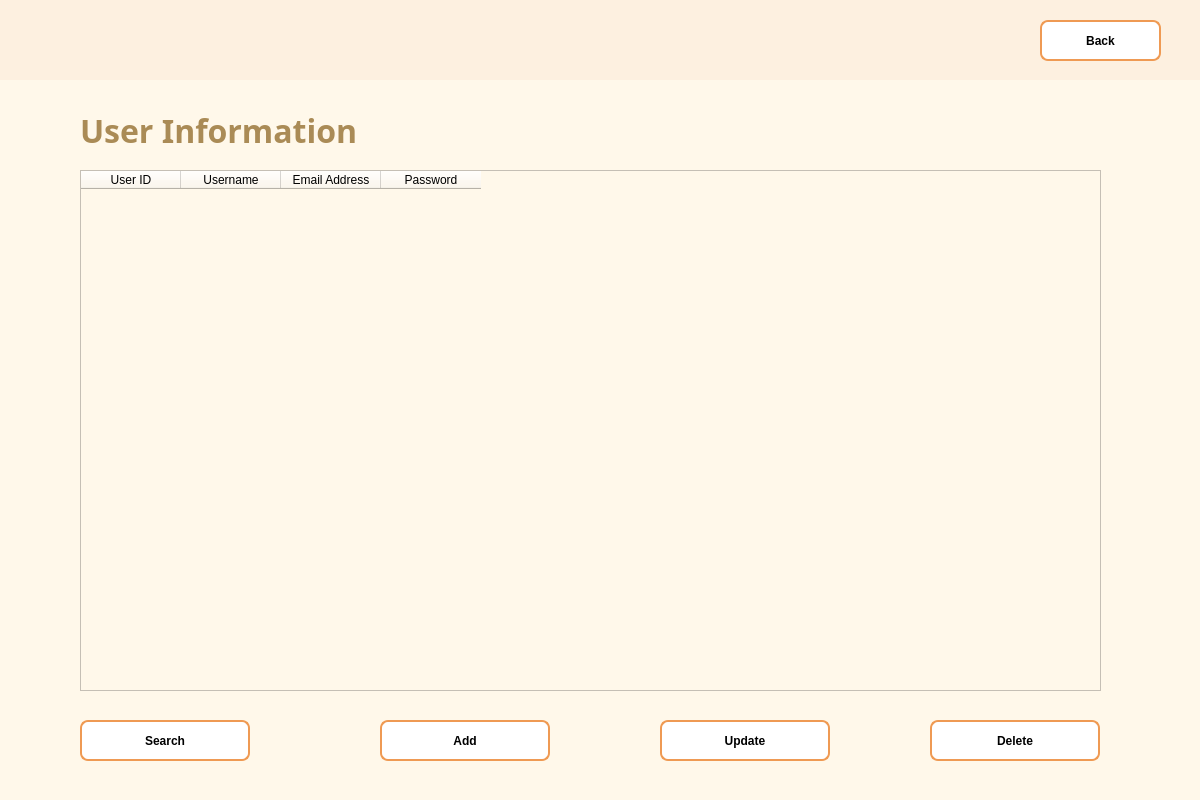
<?xml version="1.0" encoding="UTF-8"?>
<ui version="4.0">
 <class>Dialog</class>
 <widget class="QDialog" name="Dialog">
  <property name="geometry">
   <rect>
    <x>0</x>
    <y>0</y>
    <width>1200</width>
    <height>800</height>
   </rect>
  </property>
  <property name="windowTitle">
   <string>Dialog</string>
  </property>
  <property name="styleSheet">
   <string notr="true">background-color:#FFF8EA</string>
  </property>
  <widget class="QWidget" name="widget" native="true">
   <property name="geometry">
    <rect>
     <x>0</x>
     <y>0</y>
     <width>1200</width>
     <height>80</height>
    </rect>
   </property>
   <property name="styleSheet">
    <string notr="true">background-color: #FDF0E0</string>
   </property>
   <widget class="QPushButton" name="backButton">
    <property name="geometry">
     <rect>
      <x>1040</x>
      <y>20</y>
      <width>121</width>
      <height>41</height>
     </rect>
    </property>
    <property name="font">
     <font>
      <pointsize>9</pointsize>
      <weight>75</weight>
      <bold>true</bold>
     </font>
    </property>
    <property name="cursor">
     <cursorShape>PointingHandCursor</cursorShape>
    </property>
    <property name="styleSheet">
     <string notr="true">QPushButton{
background-color: white;
border-radius: 8px;
border: 2px solid #EF9A53;
}

QPushButton:hover{ 
background-color: #EF9A53;
color: white;
}</string>
    </property>
    <property name="text">
     <string>Back</string>
    </property>
   </widget>
  </widget>
  <widget class="QPushButton" name="deleteButton">
   <property name="geometry">
    <rect>
     <x>930</x>
     <y>720</y>
     <width>170</width>
     <height>41</height>
    </rect>
   </property>
   <property name="font">
    <font>
     <pointsize>9</pointsize>
     <weight>75</weight>
     <bold>true</bold>
    </font>
   </property>
   <property name="cursor">
    <cursorShape>PointingHandCursor</cursorShape>
   </property>
   <property name="styleSheet">
    <string notr="true">QPushButton{
background-color: white;
border-radius: 8px;
border: 2px solid #EF9A53;
}

QPushButton:hover{ 
background-color: #EF9A53;
color: white;
}</string>
   </property>
   <property name="text">
    <string>Delete</string>
   </property>
  </widget>
  <widget class="QPushButton" name="searchButton">
   <property name="geometry">
    <rect>
     <x>80</x>
     <y>720</y>
     <width>170</width>
     <height>41</height>
    </rect>
   </property>
   <property name="font">
    <font>
     <pointsize>9</pointsize>
     <weight>75</weight>
     <bold>true</bold>
    </font>
   </property>
   <property name="cursor">
    <cursorShape>PointingHandCursor</cursorShape>
   </property>
   <property name="styleSheet">
    <string notr="true">QPushButton{
background-color: white;
border-radius: 8px;
border: 2px solid #EF9A53;
}

QPushButton:hover{ 
background-color: #EF9A53;
color: white;
}</string>
   </property>
   <property name="text">
    <string>Search</string>
   </property>
  </widget>
  <widget class="QPushButton" name="addButton">
   <property name="geometry">
    <rect>
     <x>380</x>
     <y>720</y>
     <width>170</width>
     <height>41</height>
    </rect>
   </property>
   <property name="font">
    <font>
     <pointsize>9</pointsize>
     <weight>75</weight>
     <bold>true</bold>
    </font>
   </property>
   <property name="cursor">
    <cursorShape>PointingHandCursor</cursorShape>
   </property>
   <property name="styleSheet">
    <string notr="true">QPushButton{
background-color: white;
border-radius: 8px;
border: 2px solid #EF9A53;
}

QPushButton:hover{ 
background-color: #EF9A53;
color: white;
}</string>
   </property>
   <property name="text">
    <string>Add</string>
   </property>
  </widget>
  <widget class="QLabel" name="label">
   <property name="geometry">
    <rect>
     <x>80</x>
     <y>110</y>
     <width>381</width>
     <height>41</height>
    </rect>
   </property>
   <property name="font">
    <font>
     <family>Berlin Sans FB Demi</family>
     <pointsize>24</pointsize>
     <weight>75</weight>
     <bold>true</bold>
    </font>
   </property>
   <property name="styleSheet">
    <string notr="true">color: #AA8B56</string>
   </property>
   <property name="text">
    <string>User Information</string>
   </property>
  </widget>
  <widget class="QPushButton" name="updateButton">
   <property name="geometry">
    <rect>
     <x>660</x>
     <y>720</y>
     <width>170</width>
     <height>41</height>
    </rect>
   </property>
   <property name="font">
    <font>
     <pointsize>9</pointsize>
     <weight>75</weight>
     <bold>true</bold>
    </font>
   </property>
   <property name="cursor">
    <cursorShape>PointingHandCursor</cursorShape>
   </property>
   <property name="styleSheet">
    <string notr="true">QPushButton{
background-color: white;
border-radius: 8px;
border: 2px solid #EF9A53;
}

QPushButton:hover{ 
background-color: #EF9A53;
color: white;
}</string>
   </property>
   <property name="text">
    <string>Update</string>
   </property>
  </widget>
  <widget class="QTableWidget" name="UserInfoTable">
   <property name="geometry">
    <rect>
     <x>80</x>
     <y>170</y>
     <width>1021</width>
     <height>521</height>
    </rect>
   </property>
   <property name="font">
    <font>
     <pointsize>10</pointsize>
     <weight>75</weight>
     <bold>true</bold>
    </font>
   </property>
   <property name="acceptDrops">
    <bool>false</bool>
   </property>
   <property name="styleSheet">
    <string notr="true">th 
{
  background-color: #04AA6D;
  color: white;
}
</string>
   </property>
   <property name="horizontalScrollBarPolicy">
    <enum>Qt::ScrollBarAlwaysOff</enum>
   </property>
   <property name="sizeAdjustPolicy">
    <enum>QAbstractScrollArea::AdjustToContents</enum>
   </property>
   <property name="editTriggers">
    <set>QAbstractItemView::NoEditTriggers</set>
   </property>
   <property name="rowCount">
    <number>0</number>
   </property>
   <attribute name="verticalHeaderVisible">
    <bool>false</bool>
   </attribute>
   <column>
    <property name="text">
     <string>User ID</string>
    </property>
   </column>
   <column>
    <property name="text">
     <string>Username</string>
    </property>
   </column>
   <column>
    <property name="text">
     <string>Email Address</string>
    </property>
   </column>
   <column>
    <property name="text">
     <string>Password</string>
    </property>
   </column>
  </widget>
 </widget>
 <resources/>
 <connections/>
</ui>
